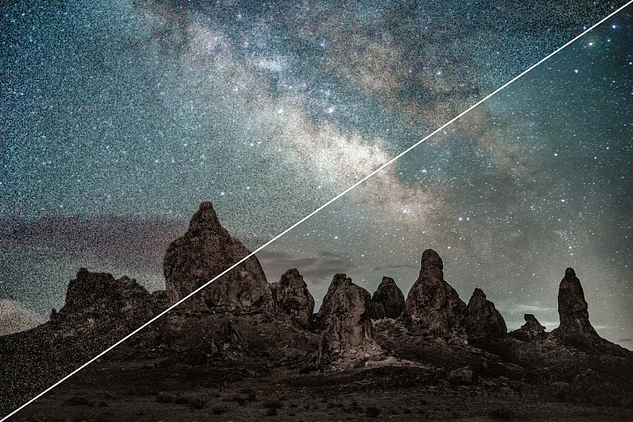
%> input picture PROCESAMIENTO DIGITAL DE IMAGENES/cielo5.png, 633 x 422 px, shrunk from 810 x 540 before the run
$ octave PDI_Practica12.m   (GNU Octave 9; MATLAB toolbox functions it lacks are replaced by stand-ins)
%> lines starting %> are read from the running program, lines starting %| are printed output that depends on the picture
clear all
close all

%Para imnoise:
%     1. Para el ruido gaussiano se usa la y la media que por defecto es  0 y la varianza
%     2. Para el ruido impulsivo y multiplicativo se usa densidad de ruido
%     3. Para el ruido multiplicativo tambien se usa la varianza

%Una varianza mayor resulta en una función de distribución más ancha, lo que implica un suavizado más suave pero también un mayor alcance espacial.
%El tamaño de la ventana no tiene limite en matlab siempre y cuando sea
%menor o igual al tamaño de la imagen


%% Filtro media
%img1 = imread('fotoAntigua.jpg');
%img1 = imread('pato.jpg');
img1 = imread('cielo5.png');
%> img1 is the input picture: size 422x633x3 uint8; mean R, G, B 78.4, 86.9, 87.7

gaussiano = imnoise(img1, 'gaussian', 0, .1);
impulsivo = imnoise(img1, 'salt & pepper', .1);
multiplicativo = imnoise(img1,'speckle', 05);
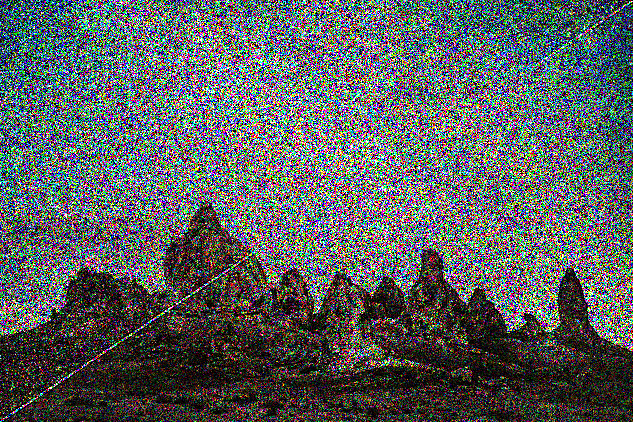
%> multiplicativo: size 422x633x3 uint8; mean R, G, B 91, 95.2, 94.5

tamano_filtro = 3;
kernel_media = ones(tamano_filtro) / tamano_filtro^2;
imgFiltradaGaussiano = imfilter(gaussiano, kernel_media);
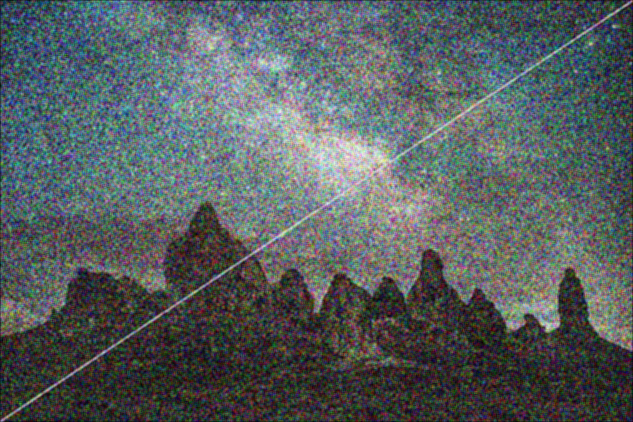
%> imgFiltradaGaussiano: size 422x633x3 uint8; mean R, G, B 87, 94.4, 95.4
imgFiltradaImpulsivo = imfilter(impulsivo, kernel_media);
imgFiltradaMultiplicativo = imfilter(multiplicativo, kernel_media);
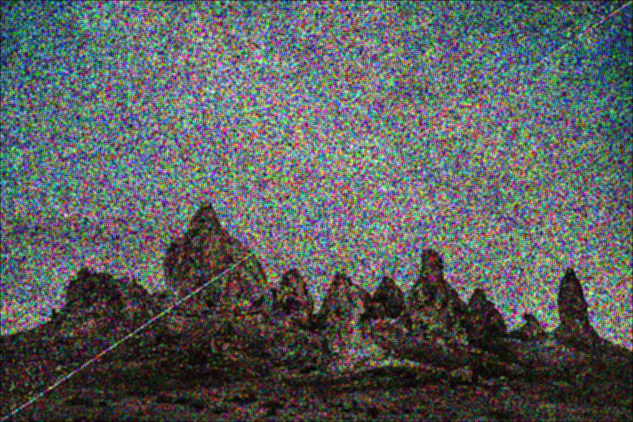
%> imgFiltradaMultiplicativo: size 422x633x3 uint8; mean R, G, B 90.8, 95, 94.3

%% Filtro gaussiano
tamano_filtro = 3;
desviacion = .5;
kernel_gaussiano = fspecial('gaussian', tamano_filtro, desviacion);
imgFiltradaGaussiano2 = imfilter(gaussiano, kernel_gaussiano);
imgFiltradaImpulsivo2 = imfilter(impulsivo, kernel_gaussiano);

% Conectividad 4
%img1 = imread('fotoAntigua.jpg');
mascara_conectividad_4 = [0, 1, 0; 1, 0, 1; 0, 1, 0];
mascara_conectividad_4 = mascara_conectividad_4 / sum(mascara_conectividad_4(:));
disp('Máscara de conectividad 4:');
disp(mascara_conectividad_4)
imgFiltradaGaussiano3 = imfilter(gaussiano, mascara_conectividad_4);
imgFiltradaImpulsivo3 = imfilter(impulsivo, mascara_conectividad_4);

%% Conectividad 8
%img1 = imread('fotoAntigua.jpg');
mascara_conectividad_8 = [sqrt(2), 1, sqrt(2); 1, 0, 1; sqrt(2), 1, sqrt(2)];
mascara_conectividad_8 = mascara_conectividad_8 / sum(mascara_conectividad_8(:));

%mascara_conectividad_8 = rand(3,3);
%mascara_conectividad_8 = mascara_conectividad_8 / sum(mascara_conectividad_8(:));

disp('Máscara de conectividad 8:');
disp(mascara_conectividad_8);
imgFiltradaGaussiano4 = imfilter(gaussiano, mascara_conectividad_8);
imgFiltradaImpulsivo4 = imfilter(impulsivo, mascara_conectividad_8);

figure
nexttile;
imshow(img1)
title 'Imagen Original'

nexttile;
imshow(gaussiano)
title 'Imagen con ruido gaussiano'

nexttile;
imshow(imgFiltradaGaussiano)
title 'Imagen con ruido gaussiano y filtro de media'

nexttile
imshow(imgFiltradaGaussiano2)
title 'Imagen con ruido gaussiano y filtro gaussiano'

nexttile
imshow(imgFiltradaGaussiano3)
title 'Imagen con ruido gaussiano y filtro de conectividad 4'

nexttile
imshow(imgFiltradaGaussiano4)
title 'Imagen con ruido gaussiano y filtro de conectividad 8'


figure
nexttile;
imshow(img1)
title 'Imagen Original'

nexttile;
imshow(impulsivo)
title 'Imagen con ruido impulsivo'

nexttile;
imshow(imgFiltradaImpulsivo)
title 'Imagen con ruido impulsivo y filtro de media'

nexttile
imshow(imgFiltradaImpulsivo2)
title 'Imagen con ruido impulsivo y filtro gaussiano'

nexttile
imshow(imgFiltradaImpulsivo3)
title 'Imagen con ruido impulsivo y filtro de conectividad 4'

nexttile
imshow(imgFiltradaImpulsivo4)
title 'Imagen con ruido impulsivo y filtro de conectividad 8'


%% Filtro gaussiano e impulsivo con diferentes parametros


img1 = imread('pato.jpg');
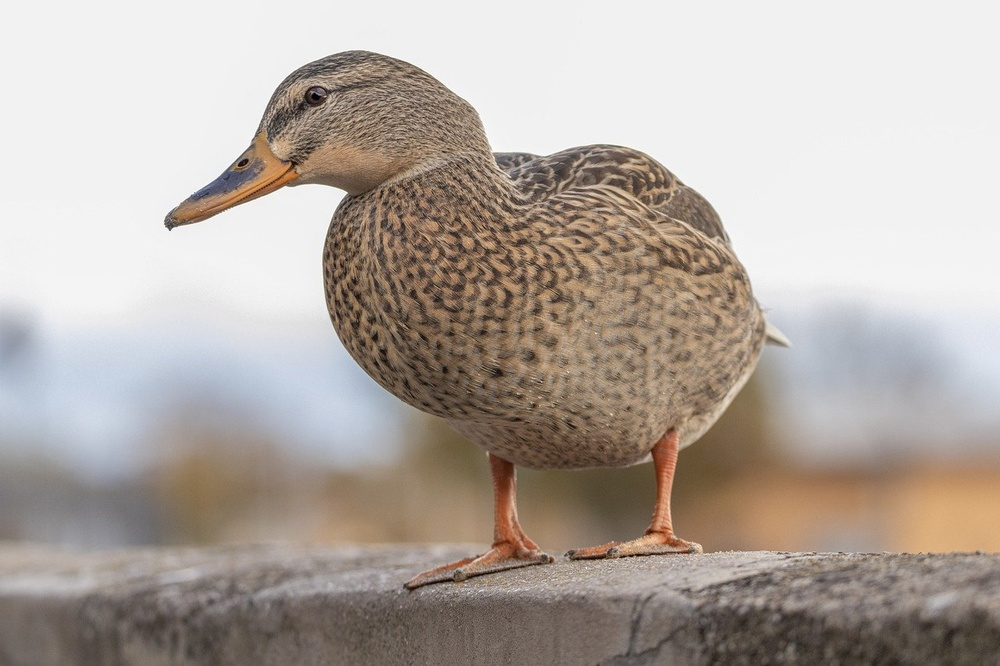
%> input picture PROCESAMIENTO DIGITAL DE IMAGENES/pato.jpg, 1000 x 666 px, shrunk from 1280 x 853 before the run
%> img1 is the input picture: size 666x1000x3 uint8; mean R, G, B 178.5, 169.1, 161.8

gaussiano = imnoise(img1, 'gaussian', 0, .1);
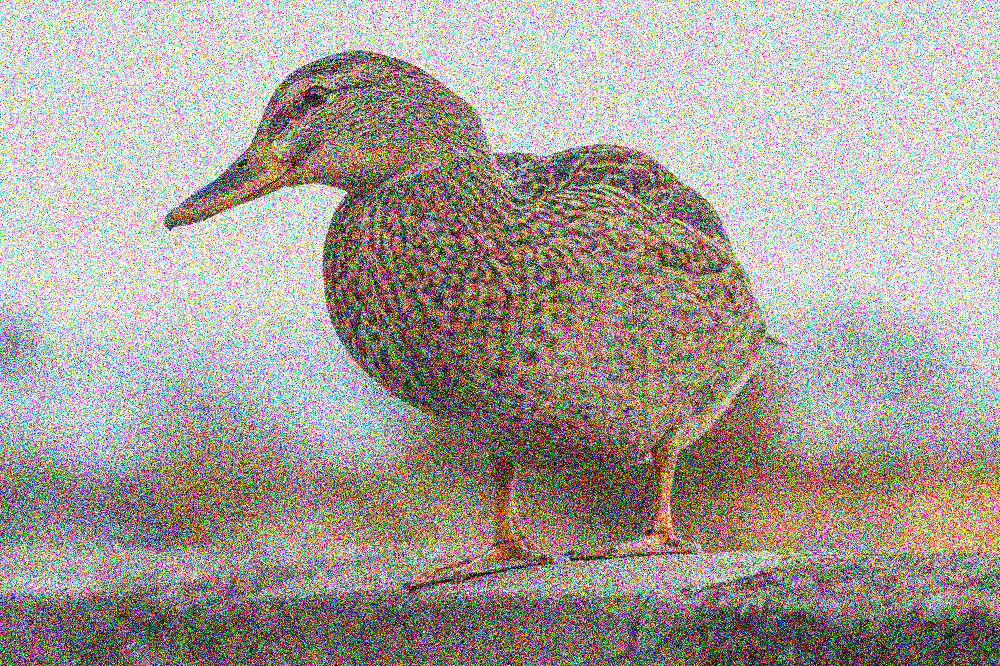
%> gaussiano: size 666x1000x3 uint8; mean R, G, B 167.7, 159.8, 153.3
impulsivo = imnoise(img1, 'salt & pepper', .3);
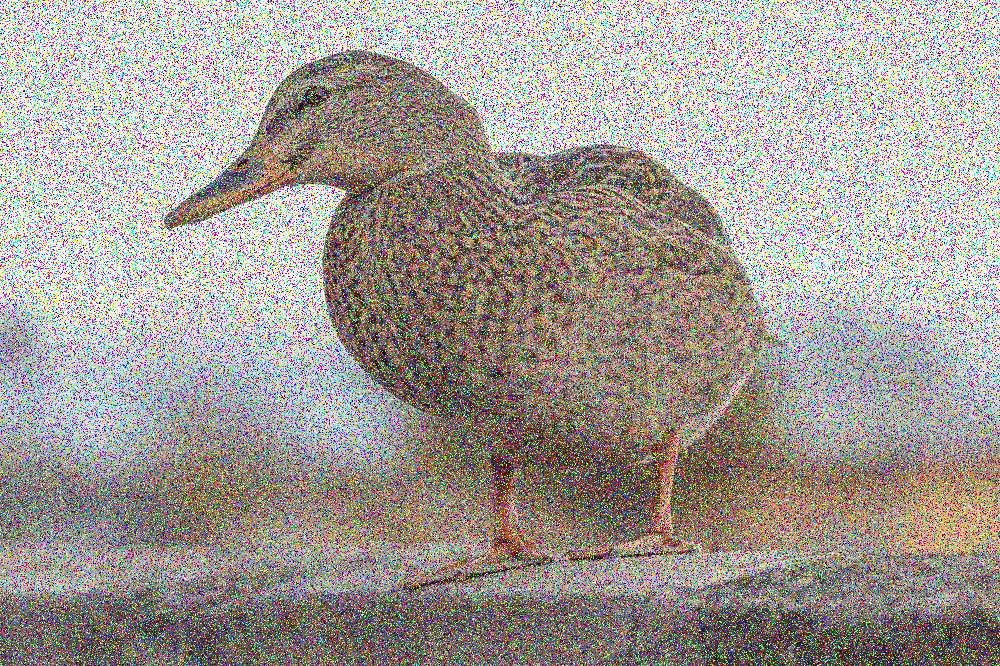
%> impulsivo: size 666x1000x3 uint8; mean R, G, B 163.3, 156.6, 151.6

figure
nexttile;
imshow(img1)
title 'Imagen Original'

nexttile;
imshow(gaussiano)
title 'Imagen con ruido gaussiano'

tamano_filtro = 3;
desviacion = .5;
kernel_gaussiano = fspecial('gaussian', tamano_filtro, desviacion);
imgFiltradaGaussiano2 = imfilter(gaussiano, kernel_gaussiano);
%> imgFiltradaGaussiano2: size 666x1000x3 uint8
nexttile
imshow(imgFiltradaGaussiano2)
title ("Tamaño de la ventana de: " + num2str(tamano_filtro) + " y desviacion de: " + desviacion)

tamano_filtro = 3;
desviacion = 10;
kernel_gaussiano = fspecial('gaussian', tamano_filtro, desviacion);
imgFiltradaGaussiano2 = imfilter(gaussiano, kernel_gaussiano);
nexttile
imshow(imgFiltradaGaussiano2)
title ("Tamaño de la ventana de: " + num2str(tamano_filtro) + " y desviacion de: " + desviacion)

tamano_filtro = 3;
desviacion = 30;
kernel_gaussiano = fspecial('gaussian', tamano_filtro, desviacion);
imgFiltradaGaussiano2 = imfilter(gaussiano, kernel_gaussiano);
nexttile
imshow(imgFiltradaGaussiano2)
title ("Tamaño de la ventana de: " + num2str(tamano_filtro) + " y desviacion de: " + desviacion)

tamano_filtro = 10;
desviacion = .5;
kernel_gaussiano = fspecial('gaussian', tamano_filtro, desviacion);
imgFiltradaGaussiano2 = imfilter(gaussiano, kernel_gaussiano);
nexttile
imshow(imgFiltradaGaussiano2)
title ("Tamaño de la ventana de: " + num2str(tamano_filtro) + " y desviacion de: " + desviacion)

tamano_filtro = 10;
desviacion = 10;
kernel_gaussiano = fspecial('gaussian', tamano_filtro, desviacion);
imgFiltradaGaussiano2 = imfilter(gaussiano, kernel_gaussiano);
nexttile
%> (this line was passed over: nexttile is not available in this run)
imshow(imgFiltradaGaussiano2)
title ("Tamaño de la ventana de: " + num2str(tamano_filtro) + " y desviacion de: " + desviacion)

tamano_filtro = 10;
desviacion = 30;
kernel_gaussiano = fspecial('gaussian', tamano_filtro, desviacion);
imgFiltradaGaussiano2 = imfilter(gaussiano, kernel_gaussiano);
nexttile
%> (this line was passed over: nexttile is not available in this run)
imshow(imgFiltradaGaussiano2)
title ("Tamaño de la ventana  de: " + num2str(tamano_filtro) + " y desviacion de: " + desviacion)

tamano_filtro = 30;
desviacion = 30;
kernel_gaussiano = fspecial('gaussian', tamano_filtro, desviacion);
imgFiltradaGaussiano2 = imfilter(gaussiano, kernel_gaussiano);
nexttile
%> (this line was passed over: nexttile is not available in this run)
imshow(imgFiltradaGaussiano2)
title ("Tamaño de la ventana  de: " + num2str(tamano_filtro) + " y desviacion de: " + desviacion)


figure
nexttile;
imshow(img1)
title 'Imagen Original'

nexttile;
imshow(impulsivo)
title 'Imagen con ruido Impusilvo'

tamano_filtro = 3;
desviacion = .5;
kernel_gaussiano = fspecial('gaussian', tamano_filtro, desviacion);
imgFiltradaImpulsivo2 = imfilter(impulsivo, kernel_gaussiano);
%> imgFiltradaImpulsivo2: size 666x1000x3 uint8
nexttile
imshow(imgFiltradaImpulsivo2)
title ("Tamaño de la ventana de: " + num2str(tamano_filtro) + " y desviacion de: " + desviacion)

tamano_filtro = 3;
desviacion = 10;
kernel_gaussiano = fspecial('gaussian', tamano_filtro, desviacion);
imgFiltradaImpulsivo2 = imfilter(impulsivo, kernel_gaussiano);
nexttile
imshow(imgFiltradaImpulsivo2)
title ("Tamaño de la ventana de: " + num2str(tamano_filtro) + " y desviacion de: " + desviacion)

tamano_filtro = 3;
desviacion = 30;
kernel_gaussiano = fspecial('gaussian', tamano_filtro, desviacion);
imgFiltradaImpulsivo2 = imfilter(impulsivo, kernel_gaussiano);
nexttile
imshow(imgFiltradaImpulsivo2)
title ("Tamaño de la ventana de: " + num2str(tamano_filtro) + " y desviacion de: " + desviacion)

tamano_filtro = 10;
desviacion = .5;
kernel_gaussiano = fspecial('gaussian', tamano_filtro, desviacion);
imgFiltradaImpulsivo2 = imfilter(impulsivo, kernel_gaussiano);
nexttile
imshow(imgFiltradaImpulsivo2)
title ("Tamaño de la ventana de: " + num2str(tamano_filtro) + " y desviacion de: " + desviacion)

tamano_filtro = 10;
desviacion = 10;
kernel_gaussiano = fspecial('gaussian', tamano_filtro, desviacion);
imgFiltradaImpulsivo2 = imfilter(impulsivo, kernel_gaussiano);
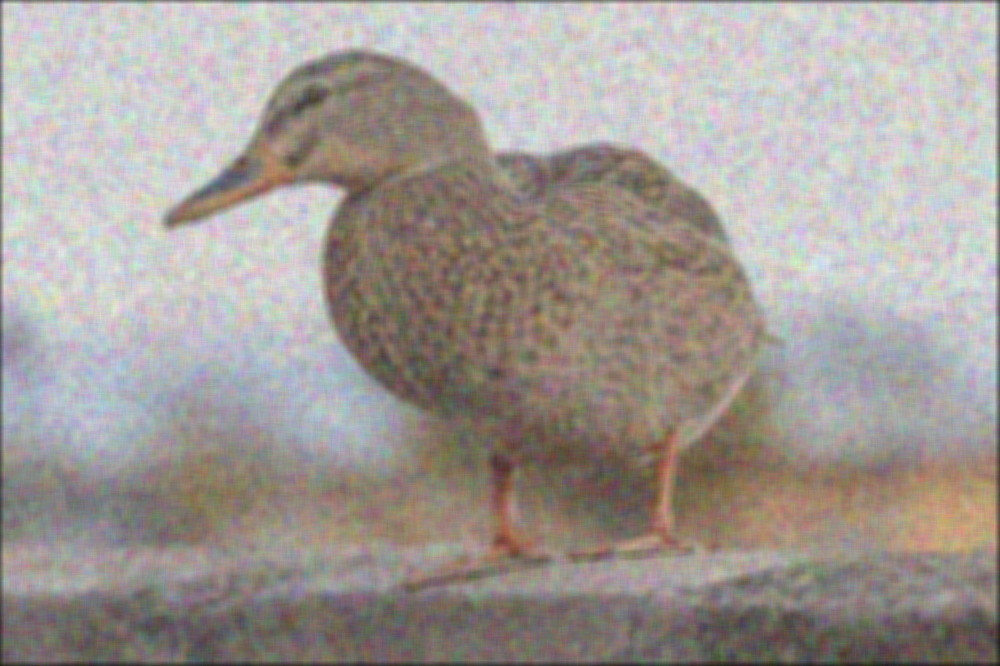
%> imgFiltradaImpulsivo2: size 666x1000x3 uint8; mean R, G, B 162.3, 155.6, 150.6
nexttile
%> (this line was passed over: nexttile is not available in this run)
imshow(imgFiltradaImpulsivo2)
title ("Tamaño de la ventana de: " + num2str(tamano_filtro) + " y desviacion de: " + desviacion)

tamano_filtro = 10;
desviacion = 30;
kernel_gaussiano = fspecial('gaussian', tamano_filtro, desviacion);
imgFiltradaImpulsivo2 = imfilter(impulsivo, kernel_gaussiano);
nexttile
%> (this line was passed over: nexttile is not available in this run)
imshow(imgFiltradaImpulsivo2)
title ("Tamaño de la ventana  de: " + num2str(tamano_filtro) + " y desviacion de: " + desviacion)

tamano_filtro = 30;
desviacion = 30;
kernel_gaussiano = fspecial('gaussian', tamano_filtro, desviacion);
imgFiltradaImpulsivo2 = imfilter(impulsivo, kernel_gaussiano);
nexttile
%> (this line was passed over: nexttile is not available in this run)
imshow(imgFiltradaImpulsivo2)
title ("Tamaño de la ventana  de: " + num2str(tamano_filtro) + " y desviacion de: " + desviacion)


% %% Opciones de imfilter para las fronteras
% clear all
% close all
%
% img1 = imread('cielo1.jpg');
%
% gaussiano = img1;
%
% figure
% nexttile;
% imshow(img1)
% title 'Imagen Original'
%
% tamano_filtro = 3;
% desviacion = .5;
% kernel_gaussiano = fspecial('gaussian', tamano_filtro, desviacion);
% imgFiltradaGaussiano2 = imfilter(gaussiano, kernel_gaussiano);
% nexttile
% imshow(imgFiltradaGaussiano2)
% title 'Imagen con filtro sin opcion de frontera'
%
% tamano_filtro = 3;
% desviacion = .5;
% kernel_gaussiano = fspecial('gaussian', tamano_filtro, desviacion);
% imgFiltradaGaussiano2 = imfilter(gaussiano, kernel_gaussiano, 'replicate');
% nexttile
% imshow(imgFiltradaGaussiano2)
% title 'Imagen con filtro usando replicate'
% % Repetir el valor del píxel más cercano en el borde.
% % Útil cuando se desea extender los valores de los píxeles en el borde utilizando los valores más cercanos de la imagen.
%
% tamano_filtro = 3;
% desviacion = .5;
% kernel_gaussiano = fspecial('gaussian', tamano_filtro, desviacion);
% imgFiltradaGaussiano2 = imfilter(gaussiano, kernel_gaussiano, 'symmetric');
% nexttile
% imshow(imgFiltradaGaussiano2)
% title 'Imagen con filtro usando symmetric'
% % Reflejar la imagen a lo largo del borde.
% % Útil cuando se desea mantener la simetría alrededor del borde.
%
%
% tamano_filtro = 3;
% desviacion = .5;
% kernel_gaussiano = fspecial('gaussian', tamano_filtro, desviacion);
% imgFiltradaGaussiano2 = imfilter(gaussiano, kernel_gaussiano, 'circular');
% nexttile
% imshow(imgFiltradaGaussiano2)
% title 'Imagen con filtro usando circular'
% % Tratar la imagen como si estuviera envuelta en un patrón circular.
% % Útil cuando se desea mantener la simetría alrededor del borde.
%
%
%
%


% clear all
% close all
%
% %% Filtro media
% clear all
% close all
% img1 = imread('fotoAntigua.jpg');
% gaussiano = imnoise(img1, 'gaussian', 0, .1);
% impulsivo = imnoise(img1, 'salt & pepper', .05);
% multiplicativo = imnoise(img1,'speckle', 05);
%
% tamano_filtro = 3;
% kernel_media = ones(tamano_filtro) / tamano_filtro^2;
% imgFiltradaGaussiano = imfilter(gaussiano, kernel_media);
% imgFiltradaImpulsivo = imfilter(impulsivo, kernel_media);
% imgFiltradaMultiplicativo = imfilter(multiplicativo, kernel_media);
%
% figure
% nexttile;
% imshow(img1)
% title 'Imagen Original'
%
% figure
% nexttile;
% imshow(gaussiano)
% title 'Imagen con ruido gaussiano'
% nexttile;
% imshow(imgFiltradaGaussiano)
% title 'Imagen con ruido gaussiano y filtro de media'
%
% figure
% nexttile;
% imshow(impulsivo)
% title 'Imagen con ruido impulsivo'
% nexttile;
% imshow(imgFiltradaImpulsivo)
% title 'Imagen con ruido impulsivo y filtro de media'
% %
% % figure
% % nexttile;
% % imshow(multiplicativo)
% % title 'Imagen con ruido multiplicativo'
% % nexttile;
% % imshow(imgFiltradaMultiplicativo)
% % title 'Imagen con  ruido multiplicativo y filtro de media'
%
%
% %% Filtro gaussiano
% tamano_filtro = 3;
% desviacion = .5;
% kernel_gaussiano = fspecial('gaussian', tamano_filtro, desviacion);
% imgFiltradaGaussiano = imfilter(gaussiano, kernel_gaussiano);
% imgFiltradaImpulsivo = imfilter(impulsivo, kernel_gaussiano);
%
% figure
% nexttile;
% imshow(gaussiano)
% title 'Imagen con ruido gaussiano'
% nexttile;
% imshow(imgFiltradaGaussiano)
% title 'Imagen con ruido gaussiano y  filtro gaussiano'
%
% figure
% nexttile;
% imshow(impulsivo)
% title 'Imagen con ruido impulsivo'
% nexttile;
% imshow(imgFiltradaImpulsivo)
% title 'Imagen con ruido impulsivo y  filtro gaussiano'
%
%
% %% Conectividad 4
% %img1 = imread('fotoAntigua.jpg');
% mascara_conectividad_4 = [0, 1, 0; 1, 1, 1; 0, 1, 0];
% mascara_conectividad_4 = mascara_conectividad_4 / sum(mascara_conectividad_4(:));
% disp(mascara_conectividad_4)
% imgFiltradaGaussiano = imfilter(gaussiano, mascara_conectividad_4);
% imgFiltradaImpulsivo = imfilter(impulsivo, mascara_conectividad_4);
%
% figure
% nexttile;
% imshow(gaussiano)
% title 'Imagen con ruido gaussiano'
% nexttile;
% imshow(imgFiltradaGaussiano)
% title 'Imagen con ruido gaussiano y filtro de conectividad 4'
%
% figure
% nexttile;
% imshow(impulsivo)
% title 'Imagen con ruido impulsivo'
% nexttile;
% imshow(imgFiltradaImpulsivo)
% title 'Imagen con ruido impulsivo y filtro de conectividad 4'
%
%
% %% Conectividad 8
% %img1 = imread('fotoAntigua.jpg');
% gaussiano = imnoise(img1, 'gaussian', 0, .1);
% impulsivo = imnoise(img1, 'salt & pepper', .05);
%
% % Especifica la máscara de conectividad 8
% mascara_conectividad_8 = [1, sqrt(2), 1; sqrt(2), 0, sqrt(2); 1, sqrt(2), 1];
%
% % Normaliza la máscara para que sume 1
% mascara_conectividad_8 = mascara_conectividad_8 / sum(mascara_conectividad_8(:));
%
% % Muestra la máscara
% disp('Máscara de conectividad 8:');
% disp(mascara_conectividad_8);
% imgFiltradaGaussiano = imfilter(gaussiano, mascara_conectividad_8);
% imgFiltradaImpulsivo = imfilter(impulsivo, mascara_conectividad_8);
%
% figure
% nexttile;
% imshow(gaussiano)
% title 'Imagen con ruido gaussiano'
% nexttile;
% imshow(imgFiltradaGaussiano)
% title 'Imagen con ruido gaussiano y filtro de conectividad 8'
%
% figure
% nexttile;
% imshow(impulsivo)
% title 'Imagen con ruido impulsivo'
% nexttile;
% imshow(imgFiltradaImpulsivo)
% title 'Imagen con ruido impulsivo y filtro de conectividad 8'
